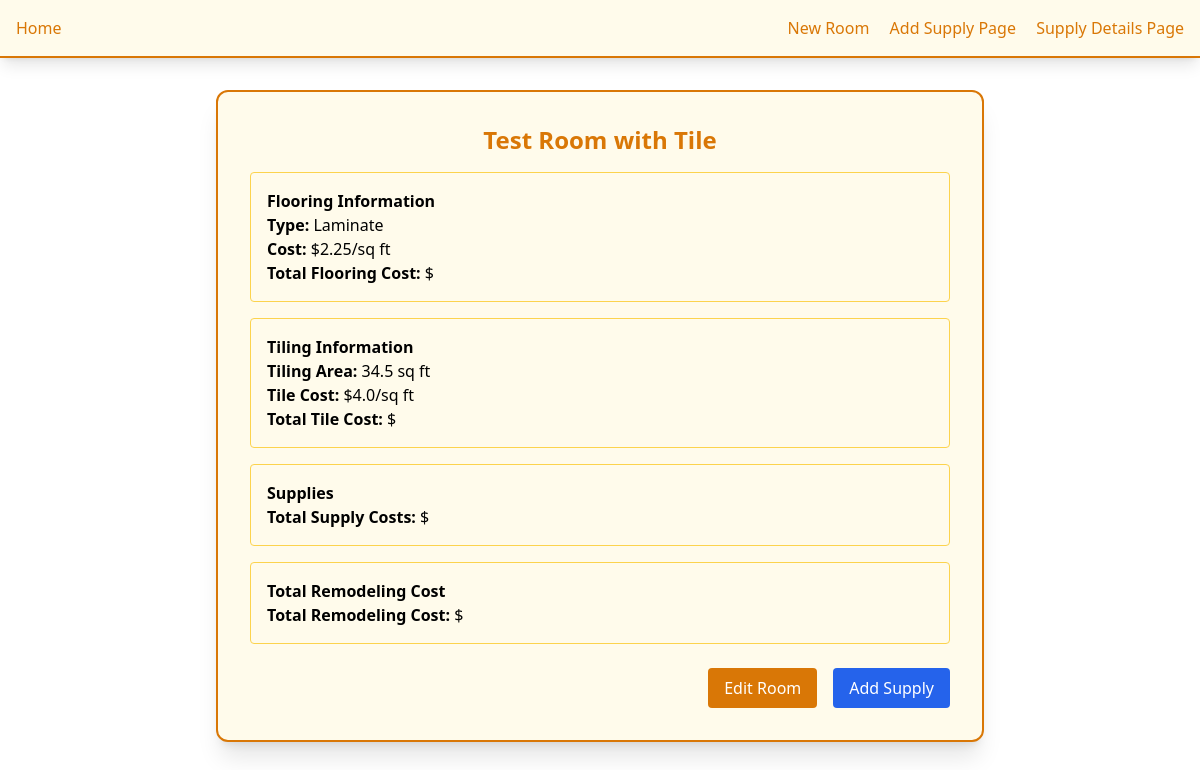
The page /room_details/1 on the database as committed earlier.
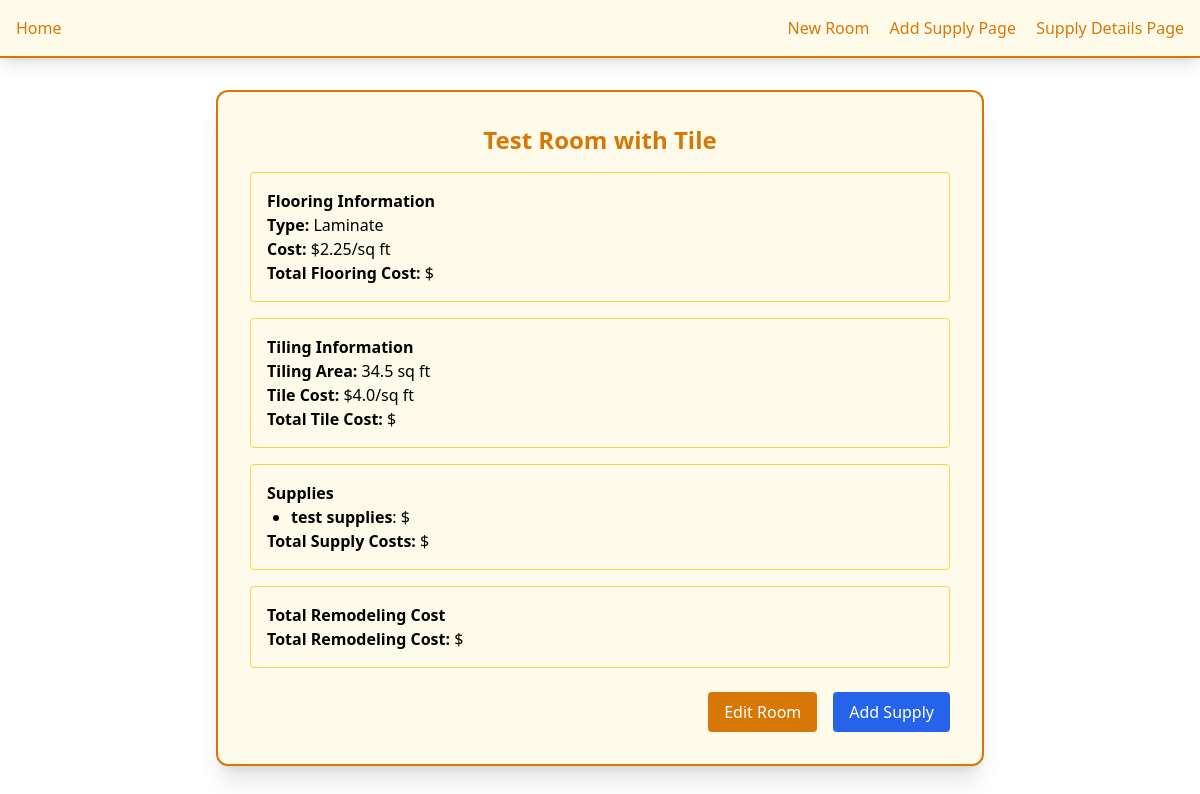
The same page on the database as committed later.
### models/Models.py (models this page shows)
class RoomModel(Base):
    __tablename__ = 'rooms'
    id = Column(Integer, primary_key=True, index=True)
    name = Column(String, nullable=False)
    surface_area = Column(Float, nullable=False)
    flooring_type = Column(String, nullable=False)
    flooring_cost_per_sqft = Column(Float, nullable=False)
    is_tiling_needed = Column(Boolean, default=False, nullable=False)
    tile_type = Column(String, nullable=True)
    tile_cost_per_sqft = Column(Float, nullable=True)
    tiling_area = Column(Float, nullable=True)
    supplies = relationship("SupplyModel", back_populates="room")

class SupplyModel(Base):
    __tablename__ = 'supplies'
    id = Column(Integer, primary_key=True, index=True)
    room_id = Column(Integer, ForeignKey('rooms.id'), nullable=False)
    name = Column(String, nullable=False)
    quantity = Column(Integer, nullable=False)
    cost_per_item = Column(Float, nullable=False)
    room = relationship("RoomModel", back_populates="supplies")

### app.py (the view)
@app.route('/room_details/<int:room_id>')
def room_details(room_id):
    room = get_room_by_id(room_id)
    if room is None:
        return "Room not found", 404
    return render_template('room_details.html', room=room)

### app.py (called while the page is built)
def get_room_by_id(room_id):
    return db_session.query(RoomModel).filter(RoomModel.id == room_id).first()

### templates/room_details.html
{% extends 'components/base.html' %}
{% block content %}
<div class="flex justify-center mt-8">
    <div class="w-full max-w-3xl bg-amber-50 p-8 rounded-xl border-2 border-amber-600 shadow-xl">
        <h2 class="text-2xl font-semibold text-center text-amber-600 mb-4">{{ room.name }}</h2>
        <div class="space-y-4">
            <div class="p-4 border border-amber-300 rounded">
                <h3 class="font-semibold">Flooring Information</h3>
                <p><strong>Type:</strong> {{ room.flooring_type }}</p>
                <p><strong>Cost:</strong> ${{ room.flooring_cost_per_sqft }}/sq ft</p>
                <p><strong>Total Flooring Cost:</strong> ${{ total_flooring_cost }}</p>
            </div>
            {% if room.is_tiling_needed %}
            <div class="p-4 border border-amber-300 rounded">
                <h3 class="font-semibold">Tiling Information</h3>
                <p><strong>Tiling Area:</strong> {{ room.tiling_area }} sq ft</p>
                <p><strong>Tile Cost:</strong> ${{ room.tile_cost_per_sqft }}/sq ft</p>
                <p><strong>Total Tile Cost:</strong> ${{ total_tile_cost }}</p>
            </div>
            {% endif %}
            <div class="p-4 border border-amber-300 rounded">
                <h3 class="font-semibold">Supplies</h3>
                <ul class="list-disc pl-6">
                    {% for supply in room.supplies %}
                    <li>
                        <strong>{{ supply.name }}</strong>: ${{ supply.total_supply_cost }}
                    </li>
                    {% endfor %}
                </ul>
                <p><strong>Total Supply Costs:</strong> ${{ total_supply_cost }}</p>
            </div>
            <div class="p-4 border border-amber-300 rounded">
                <h3 class="font-semibold">Total Remodeling Cost</h3>
                <p><strong>Total Remodeling Cost:</strong> ${{ total_remodel_cost }}</p>
            </div>
        </div>
        <div class="flex justify-end mt-6">
            <a href="/edit_rooms/{{ room.id }}" class="px-4 py-2 bg-amber-600 text-white rounded hover:bg-amber-700">Edit Room</a>
            <a href="/add_supplies/{{ room.id }}" class="ml-4 px-4 py-2 bg-blue-600 text-white rounded hover:bg-blue-700">Add Supply</a>
        </div>
    </div>
</div>
{% endblock %}

### templates/components/base.html (shortened to what this page needs)
<!doctype html>
<html lang="en">
<head>
    <link rel="stylesheet" href="{{ url_for('static', filename='dist/css/output.css') }}">
    <link rel="stylesheet" href="https://cdnjs.cloudflare.com/ajax/libs/font-awesome/6.6.0/css/all.min.css">
</head>
<body>
    {% include 'components/navbar.html' %}
    {% block content %}
    {% endblock %}
</body>
</html>

### templates/components/navbar.html
<nav class="w-full flex bg-amber-50 p-4 shadow-lg z-30 border-b-2 border-amber-600">
    <div>
        <a href="/" class="text-amber-600 hover:underline">Home</a>
    </div>
    <div class="space-x-4 ml-auto">
        <a href="/add_room" class="text-amber-600 hover:underline">New Room</a>
        <a href="/supplies/add" class="text-amber-600 hover:underline">Add Supply Page</a>
        <a href="/supplies/details" class="text-amber-600 hover:underline">Supply Details Page</a>
    </div>
</nav>

Rows that differ between the two databases and show on the page:
added SupplyModel: name "test supplies"
